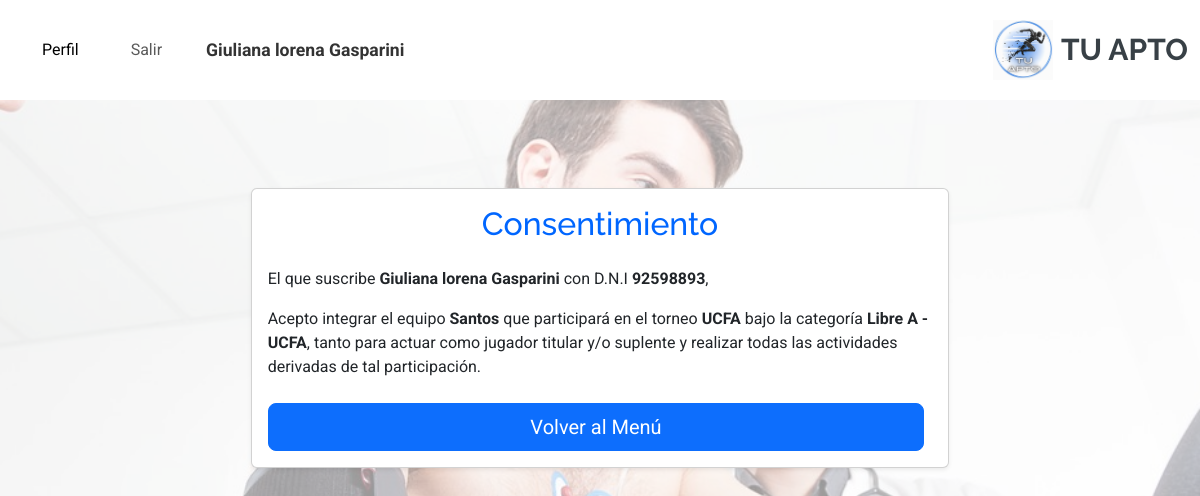
The page /registro-medico/actualizar_consentimiento/18/ (signed in) on the database its author committed.
### account/models.py (models this page shows, shortened)
class Profile(models.Model):
    user = models.ForeignKey(settings.AUTH_USER_MODEL, on_delete=models.CASCADE)  # Permitir múltiples perfiles para un usuario
    nombre = models.CharField(max_length=30, blank=True, null=True)
    apellido = models.CharField(max_length=30, blank=True, null=True)
    dni = models.CharField(max_length=15, blank=True, null=True)
    fecha_nacimiento = models.DateField(blank=True, null=True)
    email = models.EmailField(max_length=254)  # Eliminar unique=True para permitir múltiples perfiles con el mismo email
    rol = models.CharField(
        max_length=20,
        choices=[
            ('jugador', 'Jugador'),
            ('medico', 'Médico'),
            ('representante', 'Representante'),
            ('estudiante', 'Estudiante'),
        ],
        default='jugador'
    )
    class Meta:
        unique_together = ('user', 'rol')  # Garantiza que un usuario solo tenga un perfil por rol

### persona/models.py (models this page shows, shortened)
class JugadorCategoriaEquipo(models.Model):
    jugador = models.ForeignKey(Jugador, on_delete=models.CASCADE)
    categoria_equipo = models.ForeignKey(CategoriaEquipo, on_delete=models.CASCADE, related_name='jugadores')
    class Meta:
        db_table = 'jugador_categoria_equipo'

class CategoriaEquipo(models.Model):
    categoria = models.ForeignKey(Categoria, on_delete=models.CASCADE, related_name='categoria_equipos')
    equipo = models.ForeignKey(Equipo, on_delete=models.CASCADE, related_name='categoria_equipos')
    class Meta:
        db_table = 'categoria_equipo'
        unique_together = ('categoria', 'equipo')

class Equipo(models.Model):
    nombre = models.CharField(max_length=45)
    class Meta:
        db_table = 'equipo'

class Categoria(models.Model):
    nombre = models.CharField(max_length=45)
    torneo = models.ForeignKey(Torneo, on_delete=models.CASCADE, related_name='categorias')
    class Meta:
        db_table = 'categorias'
    def __str__(self):
        return f"{self.nombre} - {self.torneo}"

class Torneo(models.Model):
    nombre = models.CharField(max_length=100, verbose_name='Nombre')
    descripcion = models.TextField(verbose_name='Descripción', null=True, blank=True)
    direccion = models.CharField(max_length=255, verbose_name='Dirección', null=True, blank=True)
    telefono = models.CharField(max_length=15, verbose_name='Teléfono', null=True, blank=True)
    imagen = models.ImageField(upload_to='imagenes/', null=True, blank=True, verbose_name='Imagen')
    def __str__(self):
        return self.nombre

### RegistroMedico/views.py (the view, shortened to what this page needs)
# urls.py: path('actualizar_consentimiento/<int:pk>/', ActualizarConsentimientoView.as_view(), name='consentimiento'),
class ActualizarConsentimientoView(UpdateView):
    model = RegistroMedico
    fields = ['consentimiento_persona']
    template_name = 'registro_medico/consentimiento.html'
    success_url = reverse_lazy('menu_jugador')
    def get_context_data(self, **kwargs):
        context = super().get_context_data(**kwargs)
        profile = Profile.objects.get(user=self.request.user, rol='jugador')
        context['profile'] = profile  # Pasar el perfil al contexto
        ficha_medica = self.get_object()  # Obtiene la instancia actual de RegistroMedico
        context['ficha_medica'] = ficha_medica  # Pasar la ficha médica al contexto
        jugador = ficha_medica.jugador  # Aquí asumimos que hay una relación de OneToOne o ForeignKey en RegistroMedico
        context['jugador_info'] = jugador  # Pasar información del jugador al contexto
        if jugador:
            categorias = JugadorCategoriaEquipo.objects.filter(jugador=jugador)
            context['categorias_equipo'] = categorias  # Pasar las categorías al contexto
        print(f"Ficha médica pk: {ficha_medica.pk}")
        return context

### RegistroMedico/templates/registro_medico/consentimiento.html (shortened to what this page needs)
{% extends 'core/base.html' %}
{% load static %}
{% block content %}
<div class="container mt-5" style="padding: 40px;">
    <div class="row justify-content-center">
        <div class="col-md-8">
            <div class="card shadow-sm">
                <div class="card-body">
                    <h3 class="text-center mb-4">Consentimiento</h3>
                    <p class="text-justify">El que suscribe <strong class="font-size-lg">{{ profile.nombre }} {{ profile.apellido }}</strong> con D.N.I <strong class="font-size-lg">{{ profile.dni }}</strong>,</p>
                    {% for categoria_equipo in categorias_equipo %}
                        <p class="text-justify">
                            Acepto integrar el equipo <strong class="font-size-lg">{{ categoria_equipo.categoria_equipo.equipo.nombre }}</strong> que participará en el torneo <strong class="font-size-lg">{{ categoria_equipo.categoria_equipo.categoria.torneo }}</strong> bajo la categoría <strong class="font-size-lg">{{ categoria_equipo.categoria_equipo.categoria }}</strong>, tanto para actuar como jugador titular y/o suplente y realizar todas las actividades derivadas de tal participación.
                        </p>
                    {% empty %}
                        <p class="text-justify">No hay categorías de equipo disponibles.</p>
                    {% endfor %}
                    <div class="form-group text-center d-flex flex-column flex-md-row justify-content-center mt-4">
                        {% if ficha_medica.consentimiento_persona %}
                            <a href="{% url 'menu_jugador' %}" class="btn btn-primary btn-lg mb-2 mb-md-0 me-md-2 w-100 w-md-auto">Volver al Menú</a>
                        {% else %}
                            <a href="{% url 'menu_jugador' %}" class="btn btn-danger btn-lg mb-2 mb-md-0 me-md-2 w-100 w-md-auto">Cancelar</a>
                            <button type="button" class="btn btn-success btn-lg w-100 w-md-auto" data-bs-toggle="modal" data-bs-target="#confirmModal">Aceptar</button>
                        {% endif %}
                    </div>
                </div>
            </div>
        </div>
    </div>
</div>
{% endblock %}

### core/templates/core/base.html (shortened to what this page needs)
<!DOCTYPE html>
<html lang="en">
<head>
    {% load static %}
    <link rel="stylesheet" href="https://cdnjs.cloudflare.com/ajax/libs/font-awesome/5.15.4/css/all.min.css">
    <link href="https://cdn.jsdelivr.net/npm/bootstrap@5.3.0-alpha1/dist/css/bootstrap.min.css" rel="stylesheet">
    <link href="{% static 'core/vendor/bootstrap/css/bootstrap.min.css' %}" rel="stylesheet">
    <link href="{% static 'core/vendor/bootstrap-icons/bootstrap-icons.css' %}" rel="stylesheet">
    <link href="{% static 'core/vendor/aos/aos.css' %}" rel="stylesheet">
    <link href="{% static 'core/vendor/glightbox/css/glightbox.min.css' %}" rel="stylesheet">
    <link href="{% static 'core/vendor/swiper/swiper-bundle.min.css' %}" rel="stylesheet">
    <link href="{% static 'core/css/main.css' %}" rel="stylesheet">
</head>
<body class="index-page">
    {% if request.path != '/account/login/' and request.path != '/account/register/' and request.path != '/account/estudiante/register' %}
    <header id="header" class="header d-flex align-items-center sticky-top">
        <div class="container-fluid position-relative d-flex align-items-center justify-content-between">
                <a href="" class="logo d-flex align-items-center me-auto me-xl-0">
                    <img src="{% static 'core/img/milogo.jpg' %}" alt="Logo"  >
                    <h1 class="sitename" >TU APTO</h1>
                </a>
                <nav id="navmenu" class="navbar navbar-expand-lg navbar-light bg-white">
                    <div class="container-fluid">
                        <div class="collapse navbar-collapse" id="navbarNav">
                            <ul class="navbar-nav ms-auto align-items-center">
                                {% if request.path != '/account/login/' %}
                                    {% if user.is_authenticated %}
                                        <li class="nav-item me-3">
                                            <a href="{% url 'perfil' %}" class="nav-link active">Perfil</a>
                                        </li>
                                        <li class="nav-item me-3">
                                            <button type="button" class="btn btn-link nav-link" data-bs-toggle="modal" data-bs-target="#logoutModal">
                                                Salir
                                            </button>
                                        </li>
                                        <li class="nav-item">
                                            <span class="navbar-text fw-bold">
                                                {{ profile.nombre }} {{ profile.apellido }}
                                            </span>
                                        </li>
                                        {% if profile.rol == 'jugador' %}
                                            <li class="nav-item me-3">
                                                <a href="{% url 'menu_jugador' %}" class="nav-link"></a>
                                            </li>
                                        {% endif %}
                                    {% else %}
                                        <li class="nav-item me-3">
                                            <a href="{% url 'login' %}" class="nav-link">Iniciar Sesión</a>
                                        </li>
                                    {% endif %}
                                {% endif %}
                            </ul>
                        </div>
                    </div>
                </nav>
        </div>
    </header>
    {% endif %}
    {% block content %}{% endblock %}
</body>
</html>

### core/static/core/css/main.css (style rules this page uses)
:root { --default-font: "Roboto", system-ui, -apple-system, "Segoe UI", Roboto, "Helvetica Neue", Arial, "Noto Sans", "Liberation Sans", sans-serif, "Apple Color Emoji", "Segoe UI Emoji", "Segoe UI Symbol", "Noto Color Emoji"; --heading-font: "Raleway", sans-serif; --nav-font: "Poppins", sans-serif; }
:root { --background-color: #ffffff; --default-color: #444444; --heading-color: #384046; --accent-color: #3498db; --surface-color: #ffffff; --contrast-color: #ffffff; }
:root { --nav-color: #444444; --nav-hover-color: #3498db; --nav-mobile-background-color: #ffffff; --nav-dropdown-background-color: #ffffff; --nav-dropdown-color: #444444; --nav-dropdown-hover-color: #3498db; }
:root { scroll-behavior: smooth; }
body { color: var(--default-color); background-color: var(--background-color); font-family: var(--default-font); }
a { color: var(--accent-color); text-decoration: none; transition: 0.3s; }
h1, h2, h3, h4, h5, h6 { color: var(--heading-color); font-family: var(--heading-font); }
.header { color: var(--default-color); background-color: var(--background-color); padding: 20px 0; transition: all 0.5s; z-index: 997; }
.header .logo { line-height: 1; }
.header .logo img { max-height: 60px; margin-right: 8px; }
.header .logo h1 { font-size: 30px; margin: 0; font-weight: 700; color: var(--heading-color); }
@media (max-width: 1200px) { .header .logo { order: 1; } }
.navbar-nav .nav-link { transition: none; }
#navmenu { background-color: #f8f9fa; }
#navmenu .navbar-text { color: #333; font-size: 1.1rem; }
#navmenu .nav-item { padding: 0 10px; }

### rows shown on the page
Profile: nombre "Giuliana lorena", apellido "Gasparini", dni "92598893"
JugadorCategoriaEquipo: categoria_equipo.equipo.nombre "Santos", categoria_equipo.categoria.torneo "UCFA", categoria_equipo.categoria "Libre A - UCFA"
